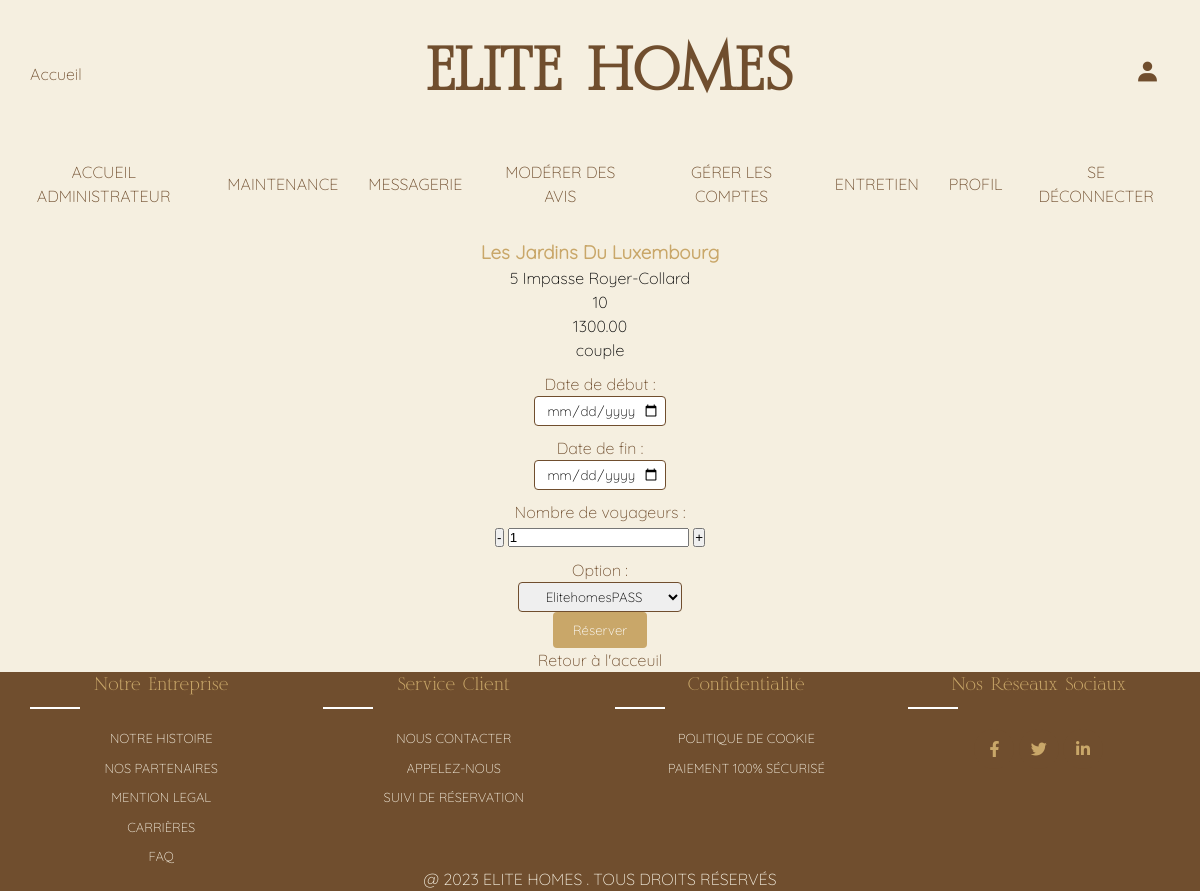
Page /Projet_Production_Site_Immobilier_Elitehomes/production_groupe_10/dashboard.php?id=12 (signed in) on the committed database.
### tables this page shows
CREATE TABLE IF NOT EXISTS `properties` (
  `id` int(11) NOT NULL AUTO_INCREMENT,
  `name` varchar(255) DEFAULT NULL,
  `position` varchar(255) DEFAULT NULL,
  `district` varchar(50) NOT NULL,
  `capacity` int(11) DEFAULT NULL,
  `includedServices` varchar(255) DEFAULT NULL,
  `price` decimal(10,2) DEFAULT NULL,
  `availability` varchar(255) DEFAULT NULL,
  `category` varchar(255) DEFAULT NULL,
  `caracteristique` varchar(255) DEFAULT NULL,
  `surface` decimal(10,2) DEFAULT NULL,
  PRIMARY KEY (`id`)
);

### Projet_Production_Site_Immobilier_Elitehomes/production_groupe_10/dashboard.php (the view, shortened to what this page needs)
<?php
$nom_bdd = 'elitehomes';
$admin = 'root';
$mdp = '';
try {
    $pdo = new PDO("mysql:host=localhost;dbname=$nom_bdd", $admin, $mdp);
    $pdo->setAttribute(PDO::ATTR_ERRMODE, PDO::ERRMODE_EXCEPTION);
} catch (PDOException $e) {
    echo "Erreur de connexion à la base de données : " . $e->getMessage();
    exit();
}
    $id = $_GET['id'];
    $recupdetail = $pdo->prepare("
    SELECT *
    FROM `properties`
    WHERE properties.id = :id
    ");
    $recupdetail->execute([
        ":id" => $id
    ]);
    $propertydata = $recupdetail->fetch(PDO::FETCH_ASSOC);
 $propertyname = isset($propertydata['name']) ? $propertydata['name'] : '';
$propertyposition = isset($propertydata['position']) ? $propertydata['position'] : '';
$propertycapacity = isset($propertydata['capacity']) ? $propertydata['capacity'] : '';
$propertyprice = isset($propertydata['price']) ? $propertydata['price'] : '';
$propertycategory = isset($propertydata['category']) ? $propertydata['category'] : '';
?>
<!DOCTYPE html>
<html>
<head>
    <link rel="stylesheet" href="./css/dashboard.css">
    <link rel="stylesheet" href="./css/footer.css">
    <link rel="stylesheet" href="./css/header.css">
    <link rel="stylesheet" href="./css/style.css">
</head>
<body>
 <?php include 'header.php'; ?>
<div class="info-logement">
                <h3 class="page-category"><?=$propertyname ?></h3>
                <p class="page-bio"><?= $propertyposition ?></p>
                <p class="page-bio"><?= $propertycapacity ?></p>
                <p class="page-bio"><?= $propertyprice ?></p>
                <p class="page-bio"><?= $propertycategory ?></p>
                </div>
        <form class="reservation-form" action="reservation.php" method="POST">
        <label for="start_date">Date de début :</label>
        <input type="date" name="starts_at" id="start_date" required>
        <br>
        <label for="end_date">Date de fin :</label>
        <input type="date" name="ends_at" id="end_date" required>
        <br>
        <label for="passenger">Nombre de voyageurs :</label>
        <div class="passenger-container">
        <div class="passenger-inputs">
        <button type="button" onclick="decrementPassenger()">-</button>
        <input type="number" name="passenger" id="passenger" value="1" min="0" required>
        <button type="button" onclick="incrementPassenger()">+</button>
        </div>
        <label for="option">Option :</label>
        <select name="option" id="option" required>
        <option value="ElitehomesPASS">ElitehomesPASS</option>
        </select>
        <br>
        <input type="submit" value="Réserver">
    </form>
    <a href='./pageaccueil.php'>Retour à l'acceuil</a>
 <?php include 'footer.php'; ?>
</body>
</html>

### Projet_Production_Site_Immobilier_Elitehomes/production_groupe_10/css/dashboard.css (style rules this page uses)
body { background-color: var(--blanc-casse); color: var(--noir); text-align: center; font-family: 'container'; }
.page-category { color: var(--sable); text-align: center; margin: 0 auto; font-family: 'container'; }
.page-bio { margin-bottom: 10px; text-align: center; margin: 0 auto; }
label { display: block; margin-top: 10px; color: var(--marron-fonce); text-align: center; font-family: 'container'; }
input[type="date"], select { margin-top: 5px; padding: 5px; border: 1px solid var(--marron-fonce); border-radius: 4px; text-align: center; margin: 0 auto; font-family: 'container'; }
input[type="submit"] { margin-top: 10px; padding: 10px 20px; background-color: var(--sable); color: var(--blanc); border: none; border-radius: 4px; cursor: pointer; text-align: center; display: block; margin: 0 auto; font-family: 'container'; }
a { color: var(--marron-fonce); text-decoration: none; text-align: center; font-family: 'container'; }

### Projet_Production_Site_Immobilier_Elitehomes/production_groupe_10/css/footer.css (style rules this page uses)
body { line-height: 1.5; }
* { margin:0; padding:0; box-sizing: border-box; }

### Projet_Production_Site_Immobilier_Elitehomes/production_groupe_10/css/header.css (style rules this page uses)
* { padding:0; margin: 0; box-sizing: border-box; }

### Projet_Production_Site_Immobilier_Elitehomes/production_groupe_10/css/style.css (style rules this page uses)
:root { --noir: #000000; --marron-fonce: #704E2E; --sable: #C9A769; --blanc-casse: #F5EFE0; --blanc: #FFFFFF; }

### Projet_Production_Site_Immobilier_Elitehomes/production_groupe_10/dashboard.php (style rules this page uses)
:root { --sable: #C9A769; --blanccasse: #F5EFE0; --marron: #704E2E; --noir: #000000 }
body { margin: 0; }
p { margin: 0; }

### rows in the picture
properties: name "Les Jardins Du Luxembourg", position "5 Impasse Royer-Collard", capacity "10", price "1300.00", category "couple"
